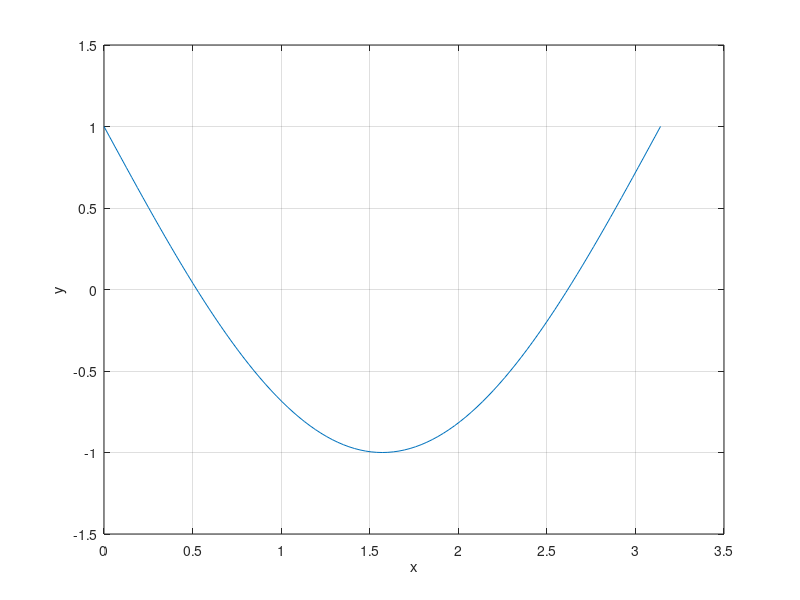
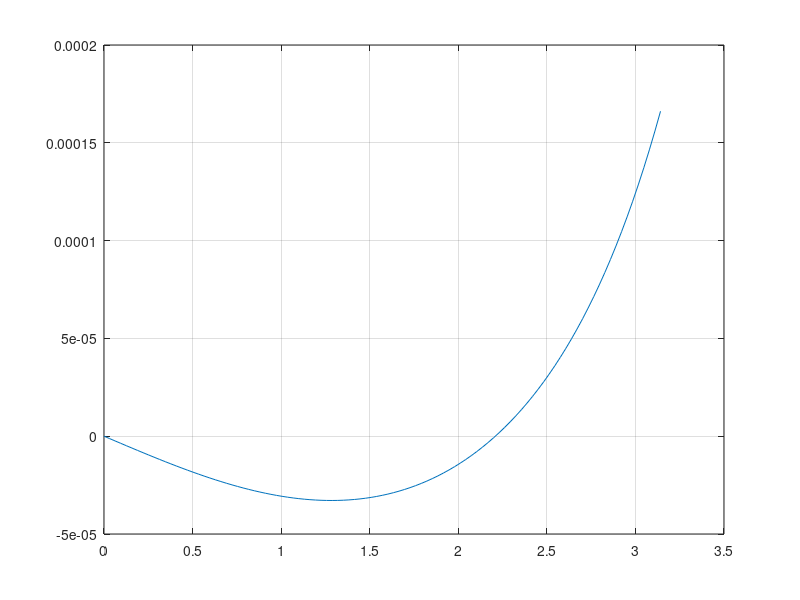

These figures' MATLAB source, in order:
L=pi;
a=1;b=2;p=1;q=3;f=@(x)3-8*sin(x);n=100;
%%%
h=L/n;
x=0:h:L+h;A=zeros(n+2, n+2);A(1,1)=1;
y(1)=a;
for i=2:n+1;
    A(i,i-1)=-p/h^2;
    A(i,i)=2*p/h^2+q;
    A(i,i+1)=-p/h^2;
    y(i)=f(x(i));
end
A(n+2, n)=-1/(2*h);
A(n+2, n+2)=1/(2*h);
y(n+2)=b;
%%%
u=A\y';
plot(x(1:n+1),u(1:n+1))
xlabel('x')
ylabel('y')
grid on
%%%%error computation
exact=1-2*sin(x);
error=u(1:n+1)-exact(1:n+1)';
figure
plot(x(1:n+1), error)
grid on